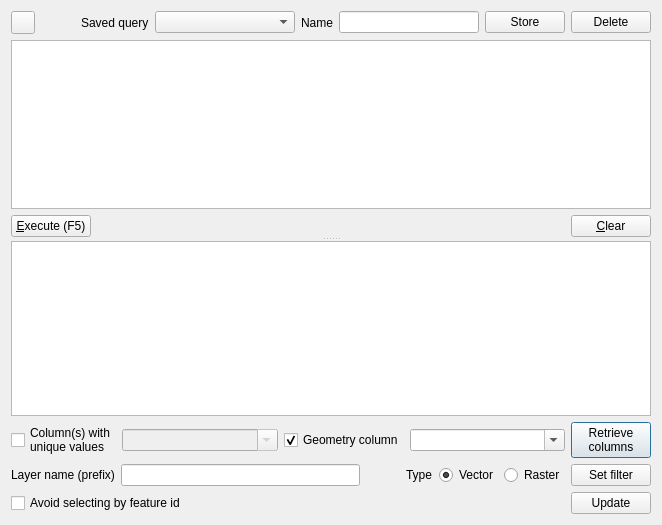
<?xml version="1.0" encoding="UTF-8"?>
<ui version="4.0">
 <class>DbManagerDlgSqlLayerWindow</class>
 <widget class="QDialog" name="DbManagerDlgSqlLayerWindow">
  <property name="geometry">
   <rect>
    <x>0</x>
    <y>0</y>
    <width>662</width>
    <height>525</height>
   </rect>
  </property>
  <property name="windowTitle">
   <string>SQL Window</string>
  </property>
  <layout class="QGridLayout" name="gridLayout_2">
   <item row="1" column="3">
    <widget class="QPushButton" name="getColumnsBtn">
     <property name="text">
      <string>Retrieve
columns</string>
     </property>
    </widget>
   </item>
   <item row="3" column="3">
    <widget class="QPushButton" name="updateLayerBtn">
     <property name="text">
      <string>Update</string>
     </property>
    </widget>
   </item>
   <item row="2" column="3">
    <widget class="QPushButton" name="btnSetFilter">
     <property name="text">
      <string>Set filter</string>
     </property>
     <property name="autoDefault">
      <bool>false</bool>
     </property>
    </widget>
   </item>
   <item row="3" column="2">
    <spacer name="horizontalSpacer_2">
     <property name="orientation">
      <enum>Qt::Horizontal</enum>
     </property>
     <property name="sizeHint" stdset="0">
      <size>
       <width>40</width>
       <height>20</height>
      </size>
     </property>
    </spacer>
   </item>
   <item row="3" column="0">
    <widget class="QCheckBox" name="avoidSelectById">
     <property name="toolTip">
      <string>&lt;html&gt;&lt;head/&gt;&lt;body&gt;&lt;p&gt;Avoid selecting feature by id. Sometimes - especially when running expensive queries/views - fetching the data sequentially instead of fetching features by id can be much quicker.&lt;/p&gt;&lt;/body&gt;&lt;/html&gt;</string>
     </property>
     <property name="text">
      <string>Avoid selecting by feature id</string>
     </property>
    </widget>
   </item>
   <item row="0" column="0" colspan="4">
    <widget class="QSplitter" name="splitter">
     <property name="orientation">
      <enum>Qt::Vertical</enum>
     </property>
     <widget class="QWidget" name="layoutWidget">
      <layout class="QVBoxLayout" name="verticalLayout_2">
       <item>
        <layout class="QHBoxLayout" name="horizontalLayout">
         <item>
          <widget class="QToolButton" name="queryBuilderBtn">
           <property name="text">
            <string/>
           </property>
          </widget>
         </item>
         <item>
          <spacer name="horizontalSpacer">
           <property name="orientation">
            <enum>Qt::Horizontal</enum>
           </property>
           <property name="sizeHint" stdset="0">
            <size>
             <width>40</width>
             <height>20</height>
            </size>
           </property>
          </spacer>
         </item>
         <item>
          <widget class="QLabel" name="label">
           <property name="text">
            <string>Saved query</string>
           </property>
          </widget>
         </item>
         <item>
          <widget class="QComboBox" name="presetCombo">
           <property name="sizePolicy">
            <sizepolicy hsizetype="Expanding" vsizetype="Fixed">
             <horstretch>1</horstretch>
             <verstretch>0</verstretch>
            </sizepolicy>
           </property>
          </widget>
         </item>
         <item>
          <widget class="QLabel" name="label_2">
           <property name="text">
            <string>Name</string>
           </property>
          </widget>
         </item>
         <item>
          <widget class="QLineEdit" name="presetName">
           <property name="sizePolicy">
            <sizepolicy hsizetype="Expanding" vsizetype="Fixed">
             <horstretch>1</horstretch>
             <verstretch>0</verstretch>
            </sizepolicy>
           </property>
           <property name="text">
            <string notr="true"/>
           </property>
          </widget>
         </item>
         <item>
          <widget class="QPushButton" name="presetStore">
           <property name="text">
            <string>Store</string>
           </property>
          </widget>
         </item>
         <item>
          <widget class="QPushButton" name="presetDelete">
           <property name="text">
            <string>Delete</string>
           </property>
          </widget>
         </item>
        </layout>
       </item>
       <item>
        <widget class="QgsCodeEditorSQL" name="editSql"/>
       </item>
       <item>
        <layout class="QHBoxLayout">
         <item>
          <widget class="QPushButton" name="btnExecute">
           <property name="text">
            <string>&amp;Execute (F5)</string>
           </property>
           <property name="shortcut">
            <string>F5</string>
           </property>
          </widget>
         </item>
         <item>
          <widget class="QLabel" name="lblResult">
           <property name="text">
            <string/>
           </property>
          </widget>
         </item>
         <item>
          <spacer>
           <property name="orientation">
            <enum>Qt::Horizontal</enum>
           </property>
           <property name="sizeHint" stdset="0">
            <size>
             <width>40</width>
             <height>20</height>
            </size>
           </property>
          </spacer>
         </item>
         <item>
          <widget class="QPushButton" name="btnClear">
           <property name="text">
            <string>&amp;Clear</string>
           </property>
          </widget>
         </item>
        </layout>
       </item>
      </layout>
     </widget>
     <widget class="QWidget" name="layoutWidget">
      <layout class="QVBoxLayout" name="verticalLayout">
       <item>
        <widget class="QTableView" name="viewResult">
         <property name="sizePolicy">
          <sizepolicy hsizetype="Expanding" vsizetype="Expanding">
           <horstretch>0</horstretch>
           <verstretch>3</verstretch>
          </sizepolicy>
         </property>
         <property name="selectionBehavior">
          <enum>QAbstractItemView::SelectRows</enum>
         </property>
         <property name="horizontalScrollMode">
          <enum>QAbstractItemView::ScrollPerPixel</enum>
         </property>
        </widget>
       </item>
      </layout>
     </widget>
    </widget>
   </item>
   <item row="2" column="0" colspan="3">
    <layout class="QHBoxLayout" name="horizontalLayout_7">
     <item>
      <widget class="QLabel" name="label_5">
       <property name="text">
        <string>Layer name (prefix)</string>
       </property>
      </widget>
     </item>
     <item>
      <widget class="QLineEdit" name="layerNameEdit">
       <property name="enabled">
        <bool>true</bool>
       </property>
       <property name="text">
        <string notr="true"/>
       </property>
       <property name="readOnly">
        <bool>true</bool>
       </property>
      </widget>
     </item>
     <item>
      <widget class="QWidget" name="layerTypeWidget" native="true">
       <layout class="QHBoxLayout" name="horizontalLayout_3">
        <property name="leftMargin">
         <number>0</number>
        </property>
        <property name="topMargin">
         <number>0</number>
        </property>
        <property name="rightMargin">
         <number>0</number>
        </property>
        <property name="bottomMargin">
         <number>0</number>
        </property>
        <item>
         <widget class="QLabel" name="label_6">
          <property name="text">
           <string>Type</string>
          </property>
          <property name="indent">
           <number>40</number>
          </property>
         </widget>
        </item>
        <item>
         <widget class="QRadioButton" name="vectorRadio">
          <property name="text">
           <string>Vector</string>
          </property>
          <property name="checked">
           <bool>true</bool>
          </property>
         </widget>
        </item>
        <item>
         <widget class="QRadioButton" name="rasterRadio">
          <property name="text">
           <string>Raster</string>
          </property>
         </widget>
        </item>
       </layout>
      </widget>
     </item>
    </layout>
   </item>
   <item row="1" column="0" colspan="3">
    <layout class="QHBoxLayout" name="horizontalLayout_6">
     <item>
      <widget class="QCheckBox" name="uniqueColumnCheck">
       <property name="text">
        <string>Column(s) with
unique values</string>
       </property>
      </widget>
     </item>
     <item>
      <widget class="QComboBox" name="uniqueCombo">
       <property name="enabled">
        <bool>false</bool>
       </property>
       <property name="sizePolicy">
        <sizepolicy hsizetype="Expanding" vsizetype="Fixed">
         <horstretch>0</horstretch>
         <verstretch>0</verstretch>
        </sizepolicy>
       </property>
       <property name="editable">
        <bool>true</bool>
       </property>
       <property name="insertPolicy">
        <enum>QComboBox::NoInsert</enum>
       </property>
      </widget>
     </item>
     <item>
      <widget class="QCheckBox" name="hasGeometryCol">
       <property name="text">
        <string>Geometry column</string>
       </property>
       <property name="checked">
        <bool>true</bool>
       </property>
       <property name="tristate">
        <bool>false</bool>
       </property>
      </widget>
     </item>
     <item>
      <widget class="QComboBox" name="geomCombo">
       <property name="sizePolicy">
        <sizepolicy hsizetype="Expanding" vsizetype="Fixed">
         <horstretch>0</horstretch>
         <verstretch>0</verstretch>
        </sizepolicy>
       </property>
       <property name="editable">
        <bool>true</bool>
       </property>
       <property name="insertPolicy">
        <enum>QComboBox::NoInsert</enum>
       </property>
      </widget>
     </item>
    </layout>
   </item>
  </layout>
 </widget>
 <customwidgets>
  <customwidget>
   <class>QgsCodeEditorSQL</class>
   <extends>QTextEdit</extends>
   <header>qgis.gui</header>
  </customwidget>
 </customwidgets>
 <tabstops>
  <tabstop>btnExecute</tabstop>
  <tabstop>btnClear</tabstop>
  <tabstop>viewResult</tabstop>
 </tabstops>
 <resources/>
 <connections>
  <connection>
   <sender>hasGeometryCol</sender>
   <signal>toggled(bool)</signal>
   <receiver>geomCombo</receiver>
   <slot>setEnabled(bool)</slot>
   <hints>
    <hint type="sourcelabel">
     <x>379</x>
     <y>385</y>
    </hint>
    <hint type="destinationlabel">
     <x>525</x>
     <y>385</y>
    </hint>
   </hints>
  </connection>
  <connection>
   <sender>uniqueColumnCheck</sender>
   <signal>toggled(bool)</signal>
   <receiver>uniqueCombo</receiver>
   <slot>setEnabled(bool)</slot>
   <hints>
    <hint type="sourcelabel">
     <x>109</x>
     <y>385</y>
    </hint>
    <hint type="destinationlabel">
     <x>274</x>
     <y>385</y>
    </hint>
   </hints>
  </connection>
 </connections>
</ui>
